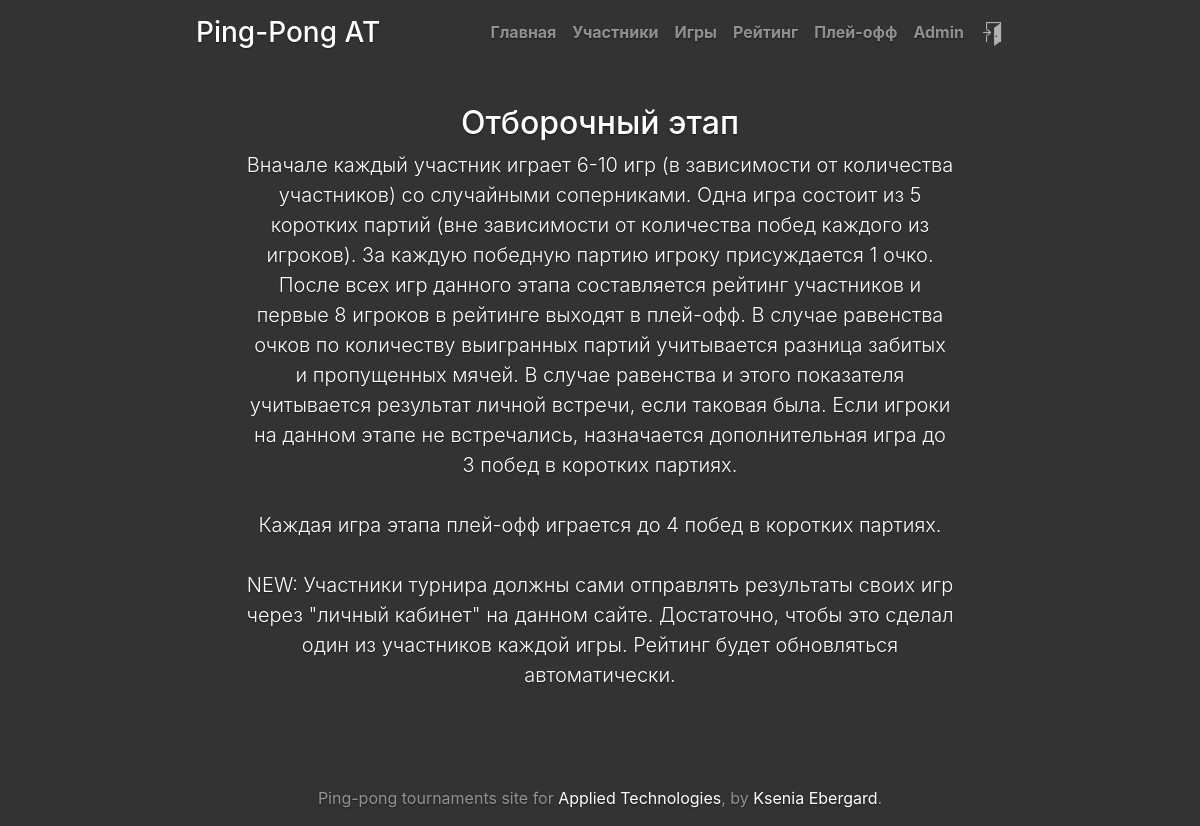
The page / (signed in) on the database as committed earlier.
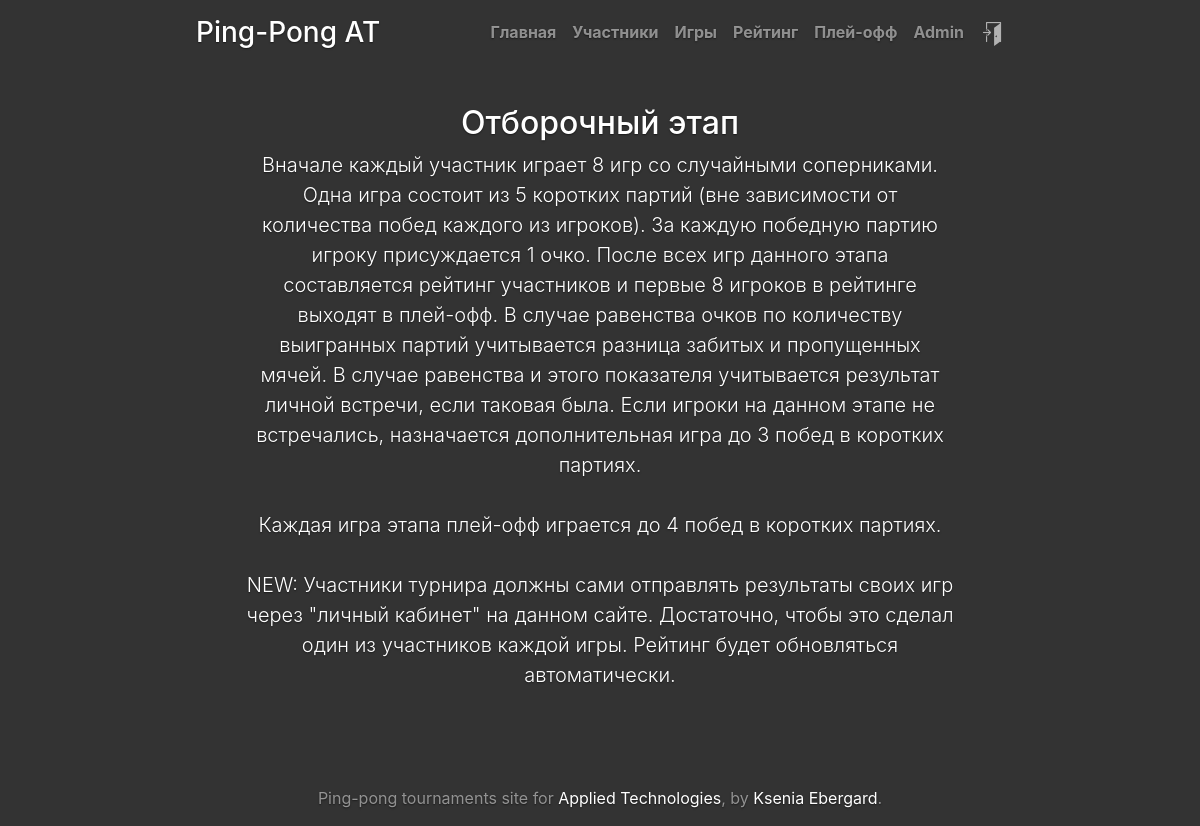
The same page on the database as committed later.
### tournament/models.py (models this page shows, shortened)
class Tournament(models.Model):
    default_desc = """
    Вначале каждый участник играет 6-10 игр (в зависимости от количества участников) со случайными соперниками.
    Одна игра состоит из 5 коротких партий (вне зависимости от количества побед каждого из игроков).
    За каждую победную партию игроку присуждается 1 очко. После всех игр данного этапа составляется рейтинг участников
    и первые 8 игроков в рейтинге выходят в плей-офф. В случае равенства очков по количеству выигранных партий
    учитывается разница забитых и пропущенных мячей. В случае равенства и этого показателя учитывается результат личной
    встречи, если таковая была. Если игроки на данном этапе не встречались, назначается дополнительная игра до 3 побед
    в коротких партиях. </br></br>

    Каждая игра этапа плей-офф играется до 4 побед в коротких партиях. </br></br>

    NEW: Участники турнира должны сами отправлять результаты своих игр через "личный кабинет" на данном сайте.
    Достаточно, чтобы это сделал один из участников каждой игры. Рейтинг будет обновляться автоматически.</br></br>
    """
    debug = models.BooleanField('if debug mode', default=False)
    participants = models.ManyToManyField(User, through='Participant')
    description = models.TextField('description', default=default_desc)
    single = models.BooleanField('if the tournament is single', default=True)
    reg_end = models.DateTimeField('registration end time')
    draw_time = models.DateTimeField('draw time')
    start_date = models.DateField('start date')
    start_date_playoff = models.DateField('start date of play-off')
    end_date = models.DateField('end date')
    games_per_person = models.SmallIntegerField('number of games for each participant during the group stage', default=10)
    number_of_sets = models.SmallIntegerField('number of sets in one game of the group stage', default=5)
    number_of_wins = models.SmallIntegerField('number of sets to win in one game in play-off', default=4)
    game_start_time = models.TimeField('games start time', default="11:00:00")
    game_duration = models.DurationField('games duration', default="00:30:00")
    def number_of_participants(self):
        return self.participant_set.count()
    def get_status(self):
        if timezone.now() < self.reg_end:
            return 0
        elif timezone.now() >= self.reg_end and timezone.localdate() < self.start_date:
            return 1
        elif self.start_date <= timezone.localdate() < self.start_date_playoff:
            return 2
        elif self.start_date_playoff <= timezone.localdate() <= self.end_date:
            return 3
        else:
            return 4

### tournament/views.py (the view)
# urls.py: path('', views.index, name='index'),
def index(request):
    status_msg = {
        0: "Открыта регистрация на турнир",
        1: "Регистрация на турнир завершена",
        2: "Отборочный этап",
        3: "Плей-офф",
        4: "Турнир завершён.",
        5: "Нет данных о турнирах",
    }
    tournament = get_current_tournament()
    if tournament:
        tournament_status = tournament.get_status()
    else:
        tournament_status = 5
    msg = status_msg[tournament_status]
    return render(request, 'tournament/index.html', locals())

### tournament/functions.py (called while the page is built)
def get_current_tournament():
    if Tournament.objects.exists():
        return Tournament.objects.latest('id')
    return None

### tournament/templates/tournament/index.html (shortened to what this page needs)
{% extends "base.html" %}
{% block content %}
<h2 class="cover-heading">
    {{ msg }}
</h2>
{% if tournament_status == 2 %}
    <p class="lead">
        {{ tournament.description | safe }}
    </p>
{% endif %}
{% endblock %}

Rows that differ between the two databases and show on the page:
changed Tournament: description "Вначале каждый участник играет 6-10 игр (в зависимости от количества участников) со случайными соперниками. Одна…" → "Вначале каждый участник играет 8 игр со случайными соперниками. Одна…"
